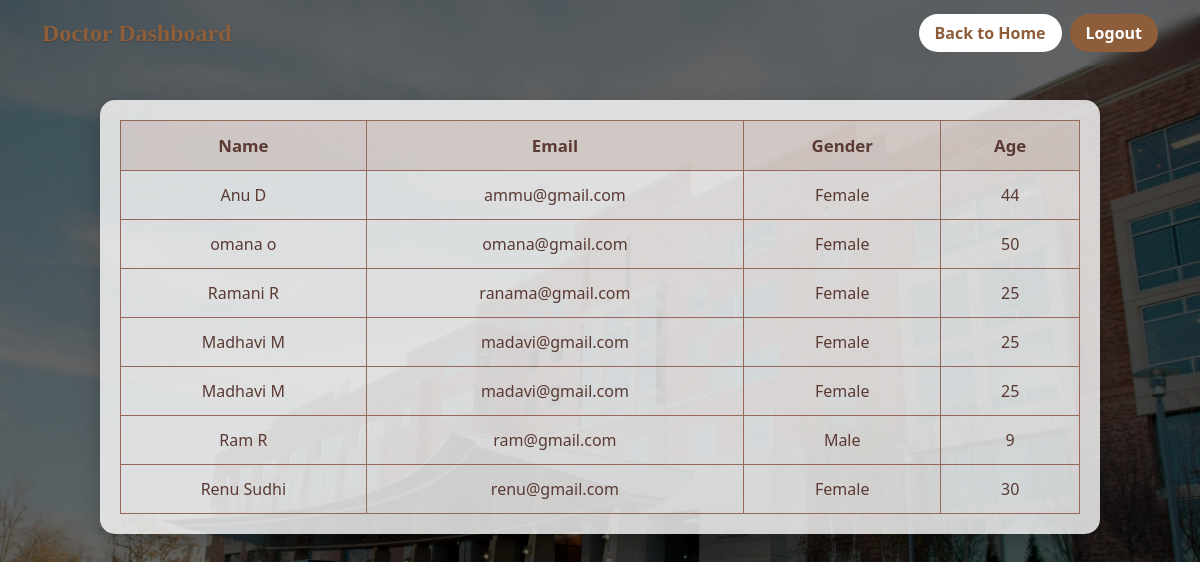
The page /dhome/view_pat_by_dr (signed in) on the database as committed earlier.
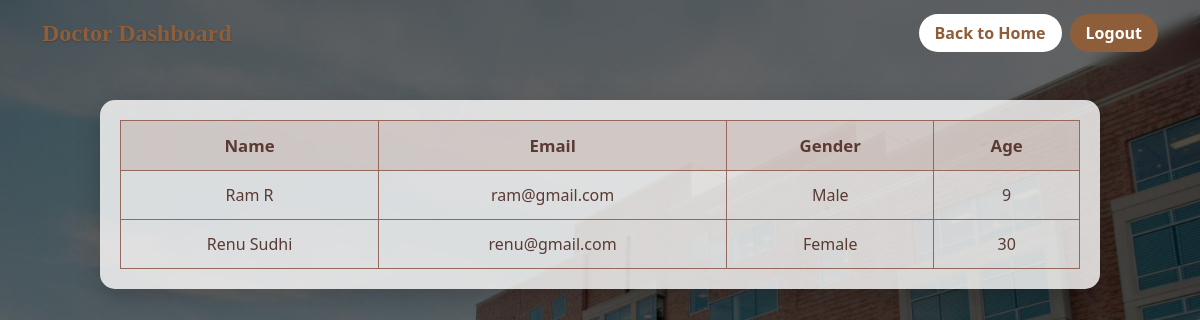
The same page on the database as committed later.
### app/models.py (models this page shows, shortened)
class Patient(models.Model):
    Patient_id = models.ForeignKey(MYUSER, on_delete=models.CASCADE, null=True, blank=True)
    name = models.CharField(max_length=100)
    age = models.IntegerField()
    gender = models.CharField(max_length=10)
    admitted_on = models.DateField(auto_now_add=True)
    is_approved = models.BooleanField(default=False)  # NEW FIELD

class MYUSER(AbstractUser):
    user_type = models.CharField(max_length=10)

### app/views.py (the view)
# urls.py: path('dhome/view_pat_by_dr', view_patient_by_doctor),
@login_required
def view_patient_by_doctor(request):
    s = Patient.objects.select_related('Patient_id').all()
    return render(request, 'view_patient_doctor.html', {'view': s})

### app/templates/view_patient_doctor.html (shortened to what this page needs)
{% load static %}
<!DOCTYPE html>
<html lang="en">
<head>
<link href="https://cdn.jsdelivr.net/npm/bootstrap@5.0.2/dist/css/bootstrap.min.css" rel="stylesheet">
</head>
<body>
<nav class="navbar navbar-expand-lg fixed-top">
  <div class="container-fluid">
    <a class="navbar-brand" href="{% url 'dhome' %}">Doctor Dashboard</a>
    <div class="collapse navbar-collapse justify-content-end" id="navbarNav">
      <div class="d-flex gap-2">
        <a href="{% url 'dhome' %}" class="btn btn-home">Back to Home</a>
        <a href="{% url 'logout' %}" class="btn btn-logout">Logout</a>
      </div>
    </div>
  </div>
</nav>
<div class="table-container">
    <table>
        <thead>
            <tr>
                <th>Name</th>
                <th>Email</th>
                <th>Gender</th>
                <th>Age</th>
            </tr>
        </thead>
        <tbody>
        {% for i in view %}
            <tr>
                <td>{{ i.name }}</td>
                <td>{{ i.Patient_id.email }}</td>
                <td>{{ i.gender }}</td>
                <td>{{ i.age }}</td>
            </tr>
        {% empty %}
            <tr><td colspan="4">No patients found.</td></tr>
        {% endfor %}
        </tbody>
    </table>
</div>
</body>
</html>

Rows that differ between the two databases and show on the page:
removed Patient: name "Anu D", Patient_id.email "ammu@gmail.com", gender "Female", age "44"
removed Patient: name "omana o", Patient_id.email "omana@gmail.com", gender "Female", age "50"
removed Patient: name "Ramani R", Patient_id.email "ranama@gmail.com", gender "Female", age "25"
removed Patient: name "Madhavi M", Patient_id.email "madavi@gmail.com", gender "Female", age "25"
removed Patient: name "Madhavi M", Patient_id.email "madavi@gmail.com", gender "Female", age "25"
